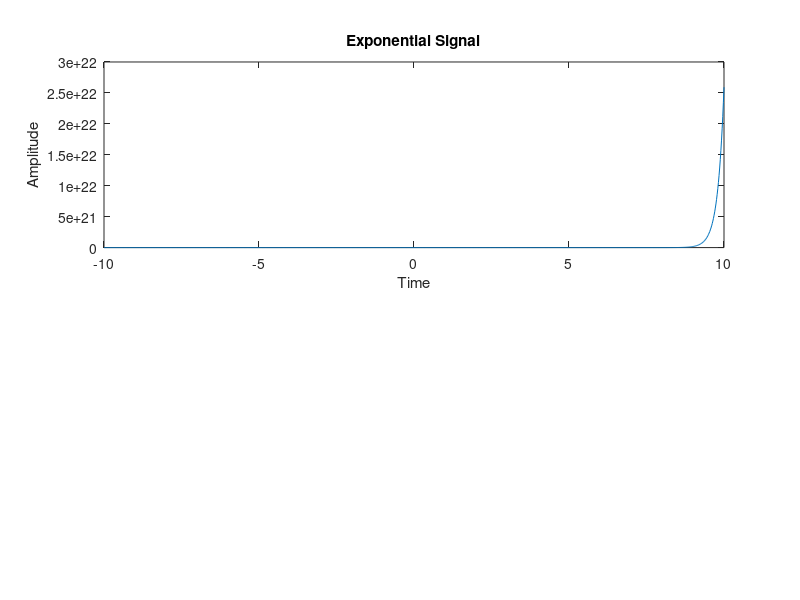

This chart was generated by the following MATLAB code:
% Plotting the exponential signal
a=input("Enter the value of a: ");
c=input("Enter the value of b: ");

t=linspace(-10,10,1000);
x1=c*exp(a*t);
x2=c*exp(a*a*t);

subplot(2,1,1)
plot(t,x1)
xlabel('Time')
ylabel('Amplitude')
title('Exponential Signal')

subplot(2,1,2)
plot(t,x2)
xlabel('Time')
ylabel('Amplitude')
title('Exponential Signal')

